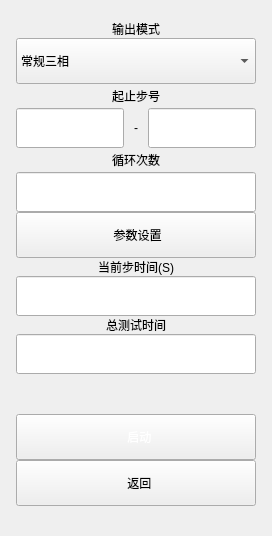
       <widget class="QWidget" name="throughPage">
        <layout class="QVBoxLayout" name="verticalLayout_4">
         <property name="spacing">
          <number>0</number>
         </property>
         <property name="leftMargin">
          <number>16</number>
         </property>
         <property name="topMargin">
          <number>20</number>
         </property>
         <property name="rightMargin">
          <number>16</number>
         </property>
         <property name="bottomMargin">
          <number>30</number>
         </property>
         <item>
          <widget class="QLabel" name="outmodeLab5">
           <property name="text">
            <string>输出模式</string>
           </property>
           <property name="alignment">
            <set>Qt::AlignCenter</set>
           </property>
          </widget>
         </item>
         <item>
          <widget class="QComboBox" name="outputModeCB5">
           <property name="minimumSize">
            <size>
             <width>0</width>
             <height>46</height>
            </size>
           </property>
           <property name="layoutDirection">
            <enum>Qt::LeftToRight</enum>
           </property>
           <property name="sizeAdjustPolicy">
            <enum>QComboBox::AdjustToMinimumContentsLengthWithIcon</enum>
           </property>
           <item>
            <property name="text">
             <string>常规三相</string>
            </property>
           </item>
           <item>
            <property name="text">
             <string>三相分立</string>
            </property>
           </item>
           <item>
            <property name="text">
             <string>三相不平衡</string>
            </property>
           </item>
           <item>
            <property name="text">
             <string>合并单相</string>
            </property>
           </item>
          </widget>
         </item>
         <item>
          <widget class="QLabel" name="stepNumLab5">
           <property name="minimumSize">
            <size>
             <width>0</width>
             <height>24</height>
            </size>
           </property>
           <property name="text">
            <string>起止步号</string>
           </property>
           <property name="alignment">
            <set>Qt::AlignCenter</set>
           </property>
          </widget>
         </item>
         <item>
          <widget class="QWidget" name="stopSteoNoLO5" native="true">
           <layout class="QHBoxLayout" name="stopSteoNoLO5x">
            <property name="spacing">
             <number>10</number>
            </property>
            <property name="leftMargin">
             <number>0</number>
            </property>
            <property name="topMargin">
             <number>0</number>
            </property>
            <property name="rightMargin">
             <number>0</number>
            </property>
            <property name="bottomMargin">
             <number>0</number>
            </property>
            <item>
             <widget class="QLineEdit" name="startStepNoLE5">
              <property name="minimumSize">
               <size>
                <width>0</width>
                <height>40</height>
               </size>
              </property>
              <property name="maximumSize">
               <size>
                <width>16777215</width>
                <height>16777215</height>
               </size>
              </property>
              <property name="text">
               <string notr="true"/>
              </property>
              <property name="alignment">
               <set>Qt::AlignCenter</set>
              </property>
              <property name="readOnly">
               <bool>true</bool>
              </property>
             </widget>
            </item>
            <item>
             <widget class="QLabel" name="label_19">
              <property name="text">
               <string notr="true">-</string>
              </property>
             </widget>
            </item>
            <item>
             <widget class="QLineEdit" name="stopStepNoLE5">
              <property name="minimumSize">
               <size>
                <width>0</width>
                <height>40</height>
               </size>
              </property>
              <property name="text">
               <string notr="true"/>
              </property>
              <property name="alignment">
               <set>Qt::AlignCenter</set>
              </property>
              <property name="readOnly">
               <bool>true</bool>
              </property>
             </widget>
            </item>
           </layout>
          </widget>
         </item>
         <item>
          <widget class="QLabel" name="cycleLab5">
           <property name="minimumSize">
            <size>
             <width>0</width>
             <height>24</height>
            </size>
           </property>
           <property name="text">
            <string>循环次数</string>
           </property>
           <property name="alignment">
            <set>Qt::AlignCenter</set>
           </property>
          </widget>
         </item>
         <item>
          <widget class="QLineEdit" name="cycleLE5">
           <property name="minimumSize">
            <size>
             <width>120</width>
             <height>40</height>
            </size>
           </property>
           <property name="maximumSize">
            <size>
             <width>16777215</width>
             <height>16777215</height>
            </size>
           </property>
           <property name="text">
            <string notr="true"/>
           </property>
           <property name="alignment">
            <set>Qt::AlignCenter</set>
           </property>
           <property name="readOnly">
            <bool>true</bool>
           </property>
          </widget>
         </item>
         <item>
          <widget class="QPushButton" name="setDataBtn5">
           <property name="minimumSize">
            <size>
             <width>0</width>
             <height>46</height>
            </size>
           </property>
           <property name="text">
            <string> 参数设置</string>
           </property>
           <property name="icon">
            <iconset resource="../res/res.qrc">
             <normaloff>:/png/main/icon_canshu.png</normaloff>:/png/main/icon_canshu.png</iconset>
           </property>
           <property name="iconSize">
            <size>
             <width>20</width>
             <height>20</height>
            </size>
           </property>
          </widget>
         </item>
         <item>
          <widget class="QLabel" name="singleStepTimeLab5">
           <property name="text">
            <string>当前步时间(S)</string>
           </property>
           <property name="alignment">
            <set>Qt::AlignCenter</set>
           </property>
          </widget>
         </item>
         <item>
          <widget class="QWidget" name="singleStepTimeLO5" native="true">
           <layout class="QHBoxLayout" name="singleStepTimeLO5x">
            <property name="spacing">
             <number>6</number>
            </property>
            <property name="leftMargin">
             <number>0</number>
            </property>
            <property name="topMargin">
             <number>0</number>
            </property>
            <property name="rightMargin">
             <number>0</number>
            </property>
            <property name="bottomMargin">
             <number>0</number>
            </property>
            <item>
             <widget class="QLineEdit" name="singleStepTimeLEU5">
              <property name="minimumSize">
               <size>
                <width>0</width>
                <height>40</height>
               </size>
              </property>
              <property name="maximumSize">
               <size>
                <width>16777215</width>
                <height>16777215</height>
               </size>
              </property>
              <property name="text">
               <string notr="true"/>
              </property>
              <property name="alignment">
               <set>Qt::AlignCenter</set>
              </property>
              <property name="readOnly">
               <bool>true</bool>
              </property>
             </widget>
            </item>
           </layout>
          </widget>
         </item>
         <item>
          <widget class="QLabel" name="totalTimeLab5">
           <property name="text">
            <string>总测试时间</string>
           </property>
           <property name="alignment">
            <set>Qt::AlignCenter</set>
           </property>
          </widget>
         </item>
         <item>
          <widget class="QWidget" name="totalTimeLO5" native="true">
           <layout class="QHBoxLayout" name="totalTimeLO5x">
            <property name="spacing">
             <number>10</number>
            </property>
            <property name="leftMargin">
             <number>0</number>
            </property>
            <property name="topMargin">
             <number>0</number>
            </property>
            <property name="rightMargin">
             <number>0</number>
            </property>
            <property name="bottomMargin">
             <number>0</number>
            </property>
            <item>
             <widget class="QLineEdit" name="totalTimeLEW5">
              <property name="minimumSize">
               <size>
                <width>120</width>
                <height>40</height>
               </size>
              </property>
              <property name="maximumSize">
               <size>
                <width>16777215</width>
                <height>16777215</height>
               </size>
              </property>
              <property name="text">
               <string notr="true"/>
              </property>
              <property name="alignment">
               <set>Qt::AlignCenter</set>
              </property>
              <property name="readOnly">
               <bool>true</bool>
              </property>
             </widget>
            </item>
           </layout>
          </widget>
         </item>
         <item>
          <spacer name="verticalSpacer">
           <property name="orientation">
            <enum>Qt::Vertical</enum>
           </property>
           <property name="sizeHint" stdset="0">
            <size>
             <width>20</width>
             <height>40</height>
            </size>
           </property>
          </spacer>
         </item>
         <item>
          <widget class="QPushButton" name="startBtn5">
           <property name="sizePolicy">
            <sizepolicy hsizetype="Minimum" vsizetype="Fixed">
             <horstretch>0</horstretch>
             <verstretch>0</verstretch>
            </sizepolicy>
           </property>
           <property name="minimumSize">
            <size>
             <width>0</width>
             <height>46</height>
            </size>
           </property>
           <property name="styleSheet">
            <string notr="true">color: rgb(255, 255, 255);</string>
           </property>
           <property name="text">
            <string>  启动</string>
           </property>
           <property name="icon">
            <iconset resource="../res/res.qrc">
             <normaloff>:/png/main/icon_start_selected.png</normaloff>:/png/main/icon_start_selected.png</iconset>
           </property>
           <property name="iconSize">
            <size>
             <width>20</width>
             <height>20</height>
            </size>
           </property>
           <property name="checkable">
            <bool>true</bool>
           </property>
          </widget>
         </item>
         <item>
          <widget class="QPushButton" name="backBtn5">
           <property name="sizePolicy">
            <sizepolicy hsizetype="Minimum" vsizetype="Fixed">
             <horstretch>0</horstretch>
             <verstretch>0</verstretch>
            </sizepolicy>
           </property>
           <property name="minimumSize">
            <size>
             <width>0</width>
             <height>46</height>
            </size>
           </property>
           <property name="text">
            <string>  返回</string>
           </property>
           <property name="icon">
            <iconset resource="../res/res.qrc">
             <normaloff>:/png/main/icon_back.png</normaloff>:/png/main/icon_back.png</iconset>
           </property>
           <property name="iconSize">
            <size>
             <width>20</width>
             <height>20</height>
            </size>
           </property>
           <property name="checkable">
            <bool>true</bool>
           </property>
          </widget>
         </item>
        </layout>
       </widget>
